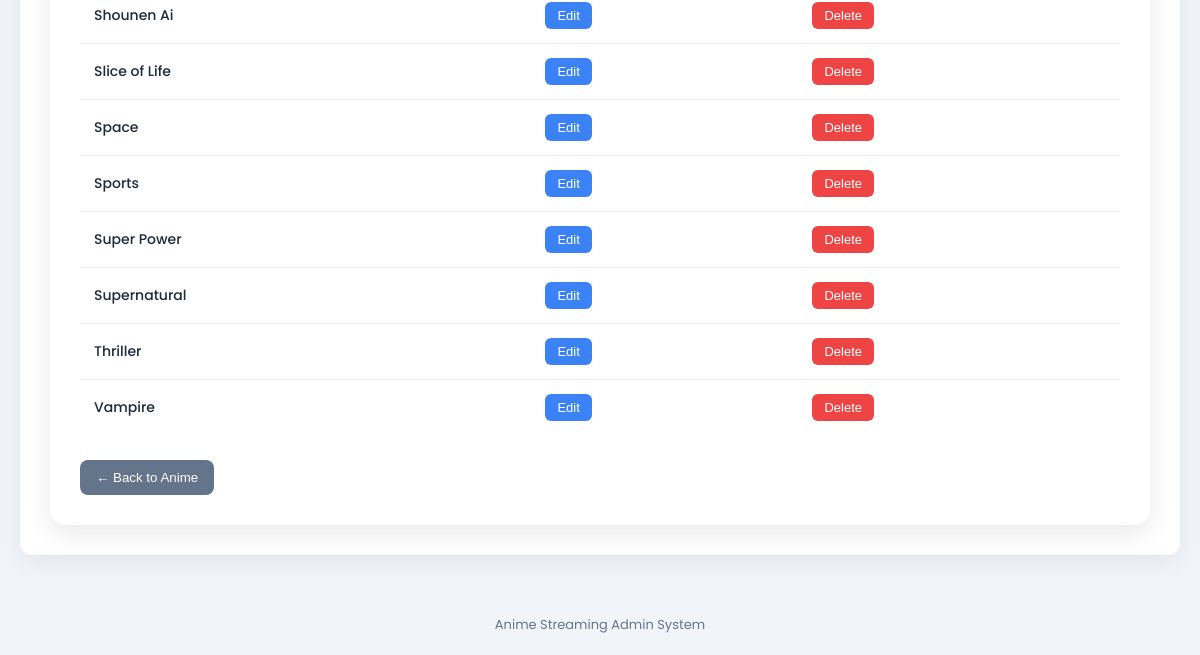
Page /dashboard-admin/manage-genre/ (signed in, lower part) on the earlier database version.
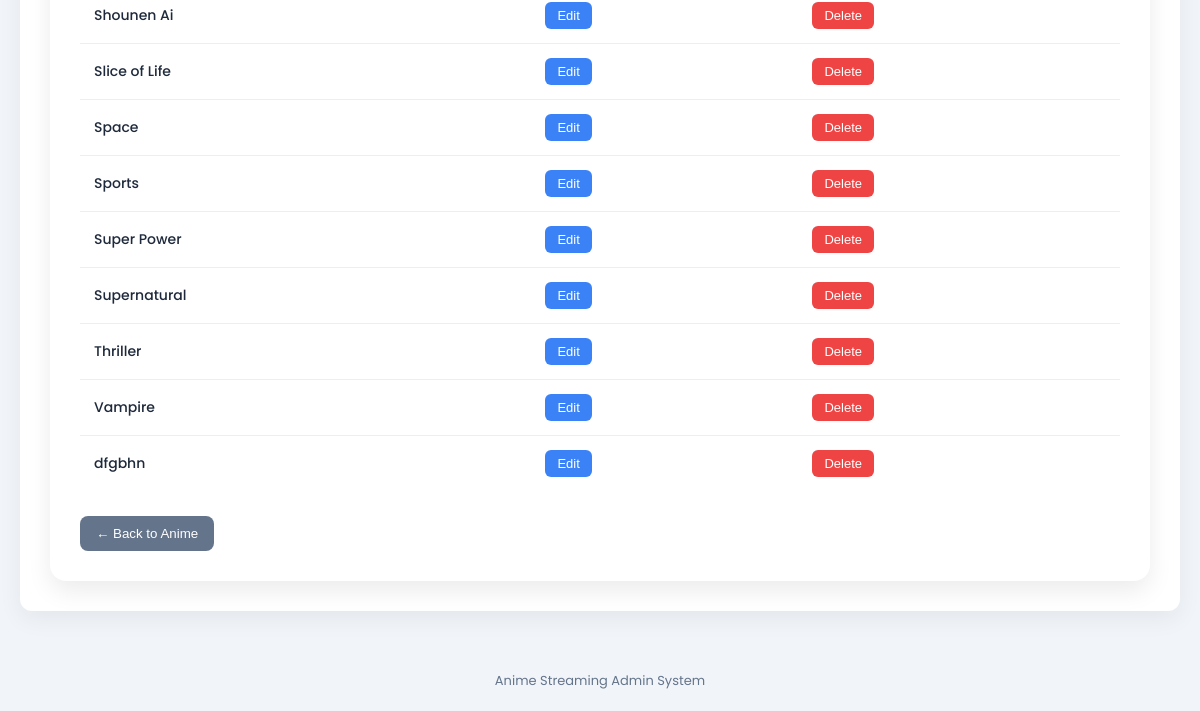
Same page on the later database version.
### core/StreamingApp/models.py (models this page shows, shortened)
class Genre(models.Model):
    genre_id = models.UUIDField(primary_key=True, default= uuid.uuid4, editable=False)
    name = models.CharField(max_length=100, unique=True)

### core/StreamingApp/views.py (the view)
class ManageGenreView(AdminRequiredView):
    def get(self, request):
        genres = Genre.objects.all().order_by('name')
        return render(request, 'admin/manage_genre.html', {
            'genres': genres
        })

### core/StreamingApp/views.py (called while the page is built)
    def dispatch(self, request, *args, **kwargs):
        if not request.user.is_authenticated:
            return redirect(f"{reverse('admin_login')}?next={request.path}")
        if getattr(request.user, 'role', None) != 'admin':
            return redirect('homepage')
        return super().dispatch(request, *args, **kwargs)

### core/templates/admin/manage_genre.html (shortened to what this page needs)
{% extends 'base_admin/base_manage_film.html' %}
{% block content %}
<div style="
background:white;
padding:30px;
border-radius:16px;
box-shadow:0 10px 25px rgba(0,0,0,0.08);
font-family:'Poppins',sans-serif;
">
<div style="overflow-x:auto;">
<table style="
width:100%;
border-collapse:collapse;
font-size:14px;
">
<tbody>
{% for genre in genres %}
<tr style="
border-top:1px solid #eee;
transition:0.2s;
"
onmouseover="this.style.background='#f9fafb'"
onmouseout="this.style.background='white'"
>
<td style="
padding:14px;
font-weight:500;
">
{{ genre.name }}
</td>
<td style="padding:14px;">
<a href="{% url 'edit_genre' genre.genre_id %}">
<button style="
background:#3b82f6;
padding:6px 12px;
border:none;
border-radius:6px;
color:white;
cursor:pointer;
font-size:13px;
">
Edit
</button>
</a>
</td>
<td style="padding:14px;">
<form method="post" action="{% url 'delete_genre' genre.genre_id %}">
<button style="
background:#ef4444;
padding:6px 12px;
border:none;
border-radius:6px;
color:white;
cursor:pointer;
font-size:13px;
">
Delete
</button>
</form>
</td>
</tr>
{% endfor %}
</tbody>
</table>
</div>
<div style="margin-top:25px;">
<a href="{% url 'manage_film' %}">
<button style="
background:#64748b;
padding:10px 16px;
border:none;
border-radius:8px;
color:white;
cursor:pointer;
">
← Back to Anime
</button>
</a>
</div>
</div>
{% endblock %}

Differences in the rows shown:
added Genre: name "dfgbhn"
